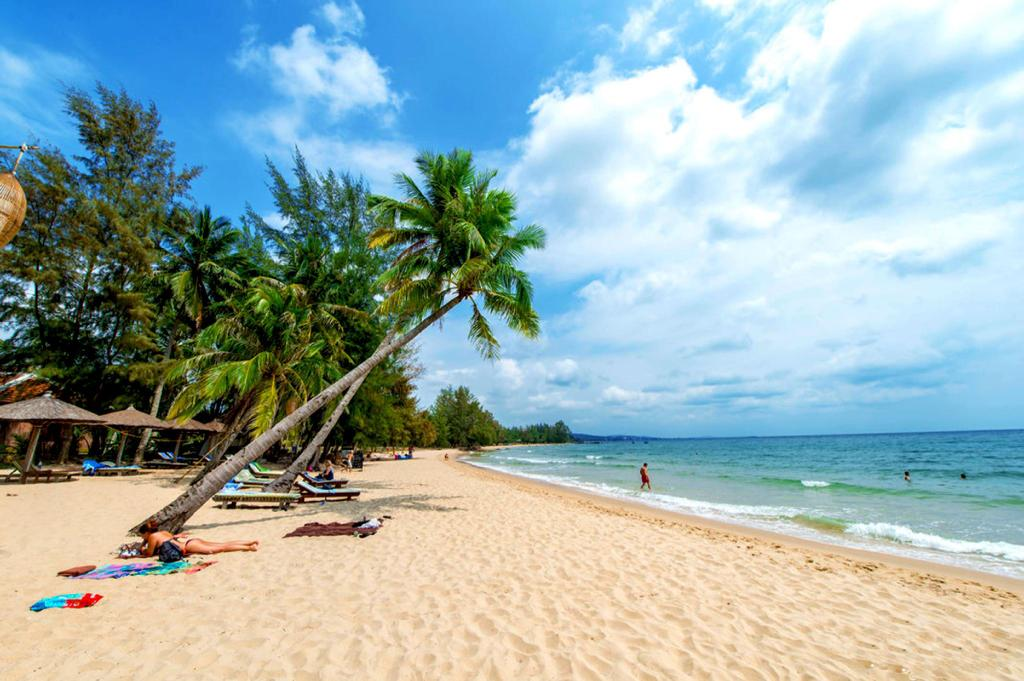
#> input picture VA/Redimensionarea imaginilor cu pastrarea continutului/data/beach.jpg, 1024 x 681 px
$ python -i resize_image.py   (imports and definitions only)
#> lines starting #> are read from the running program, lines starting #| are printed output that depends on the picture
#> further down, picture is the input picture: shape (681, 1024, 3); mean B, G, R 177.6, 175.9, 153.4
import sys
import cv2 as cv
import numpy as np
import copy

from parameters import *
from select_path import *

import pdb

def compute_energy(img):
    """
    calculeaza energia la fiecare pixel pe baza gradientului
    :param img: imaginea initiala
    :return:E - energia
    """
    # urmati urmatorii pasi:
    # 1. transformati imagine in grayscale
    # 2. folositi filtru sobel pentru a calcula gradientul in directia X si Y
    # 3. calculati magnitudinea pentru fiecare pixel al imaginii
    E = np.zeros((img.shape[0],img.shape[1]))

    img_gray = cv.cvtColor(img, cv.COLOR_BGR2GRAY)
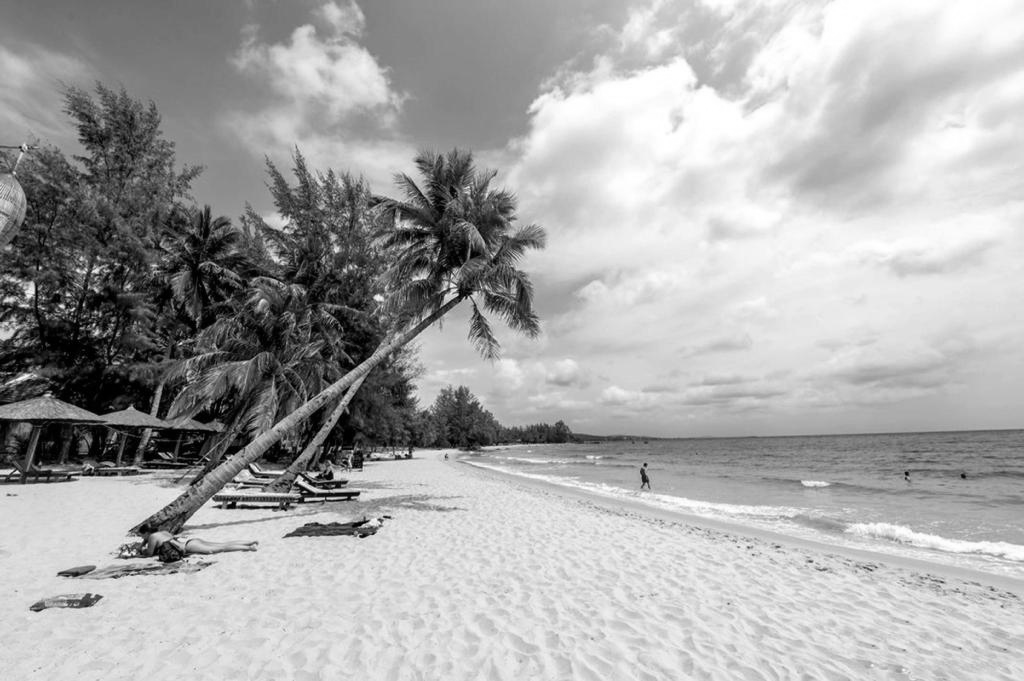
#> img_gray: shape (681, 1024); min 0, max 255, mean 169.4

    sobelx = cv.Sobel(img_gray, cv.CV_64F,1,0)
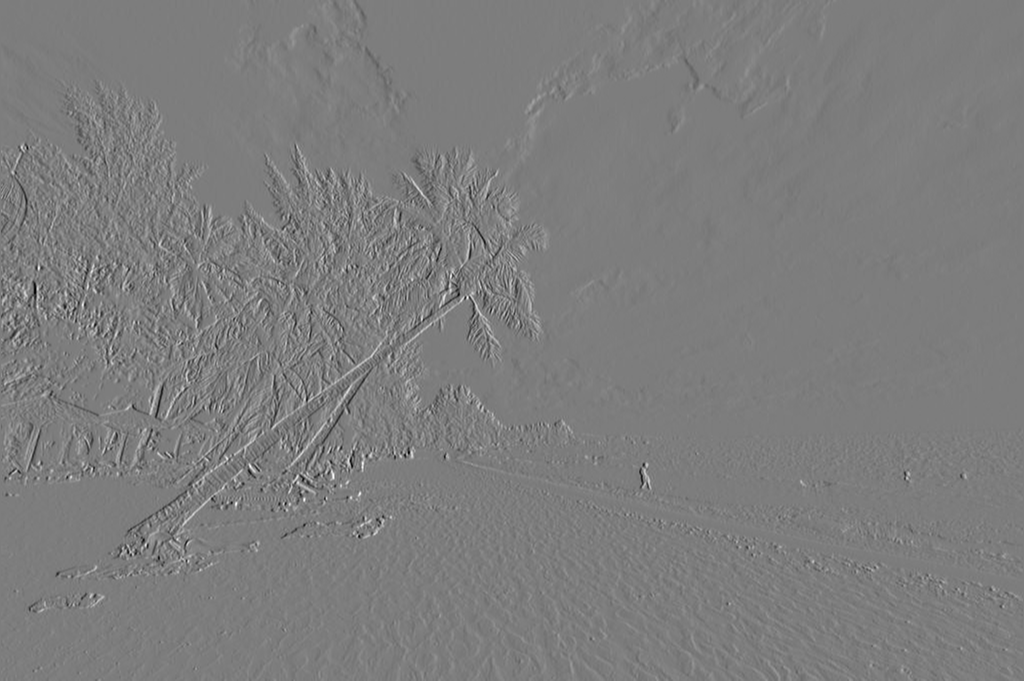
#> sobelx: shape (681, 1024) float64; min -715, max 740, mean 0.5; drawn with min black and max white
    sobely = cv.Sobel(img_gray, cv.CV_64F,0,1)
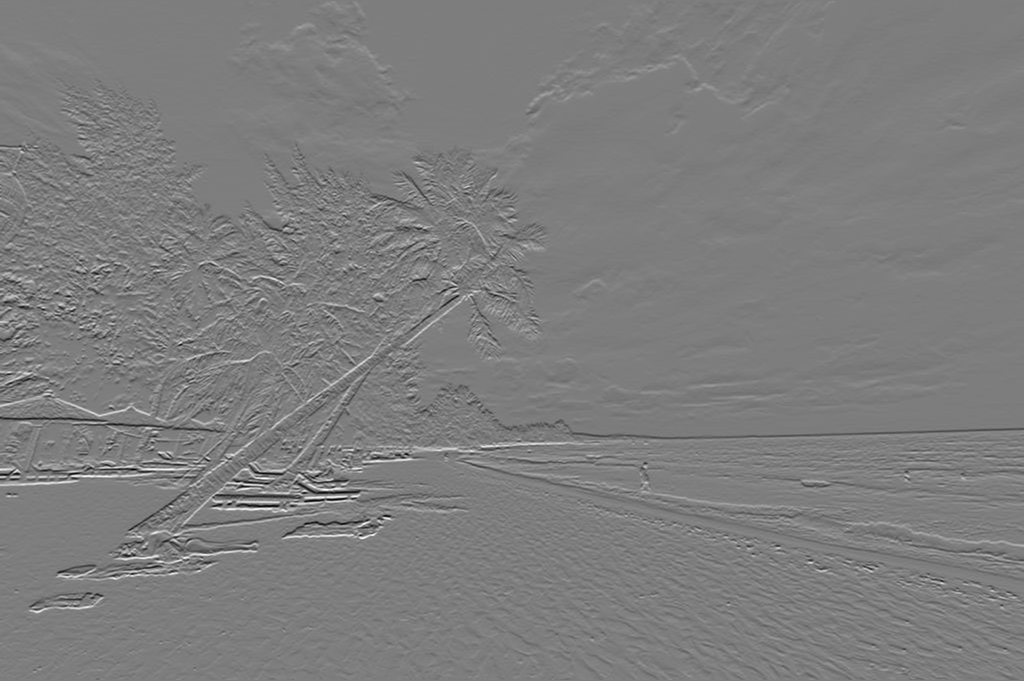
#> sobely: shape (681, 1024) float64; min -774, max 796, mean 0.4; drawn with min black and max white

    E = np.abs(sobelx) + np.abs(sobely)
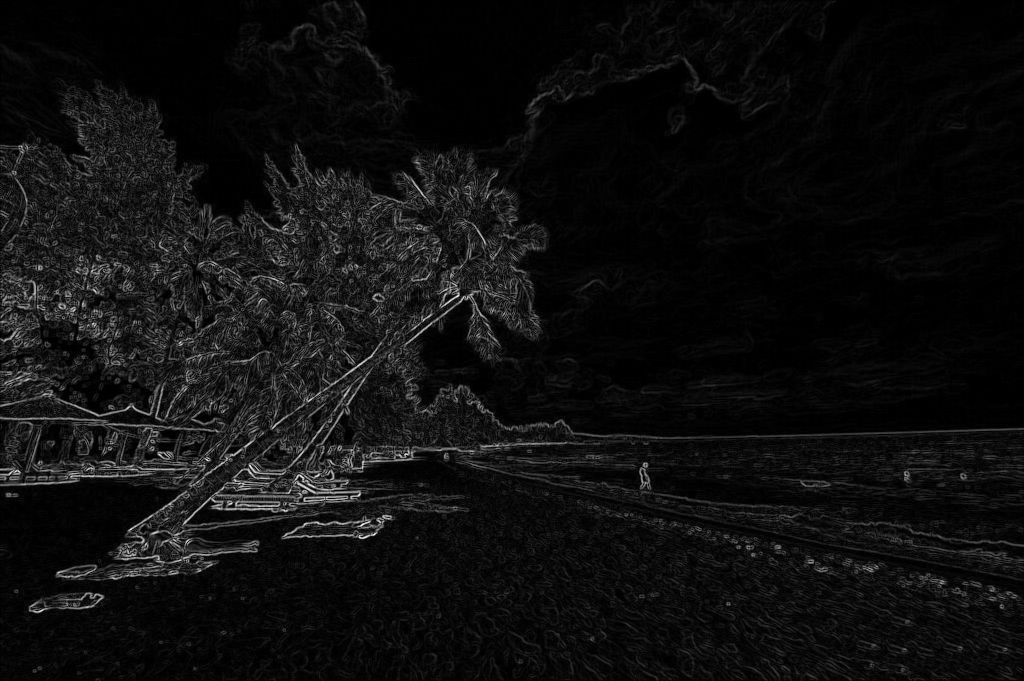
#> E: shape (681, 1024) float64; min 0, max 1102, mean 67.2; drawn with min black and max white

    return E

# [147 lines left out: functions show_path, delete_path, decrease_width, decrease_height, amplify_content, delete_object and 1 more, not called in this run]

>>> import cv2
>>> picture = cv2.imread('../data/beach.jpg')
>>> result = compute_energy(picture)

$ run again, on VA/Redimensionarea imaginilor cu pastrarea continutului/data/lac.jpg
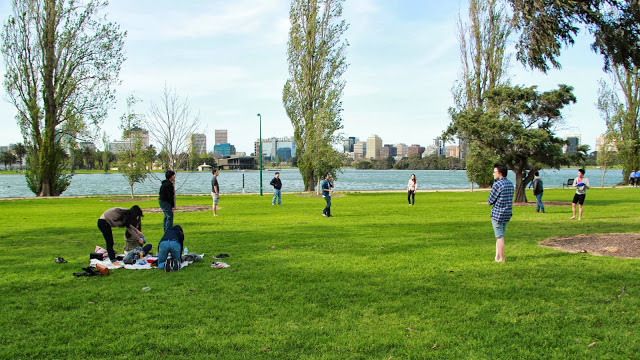
#> input picture VA/Redimensionarea imaginilor cu pastrarea continutului/data/lac.jpg, 640 x 360 px
#> picture is the input picture: shape (360, 640, 3); mean B, G, R 108.5, 155.5, 133.1
#> in compute_energy, `sobely = cv.Sobel(img_gray, cv.CV_64F,0,1)`:
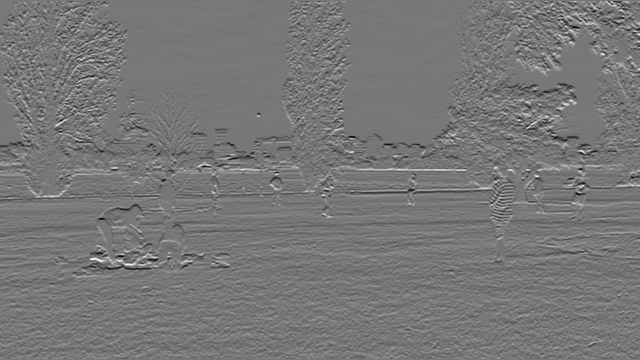
#> sobely: shape (360, 640) float64; min -829, max 934, mean -2.1; drawn with min black and max white
#> in compute_energy, `E = np.abs(sobelx) + np.abs(sobely)`:
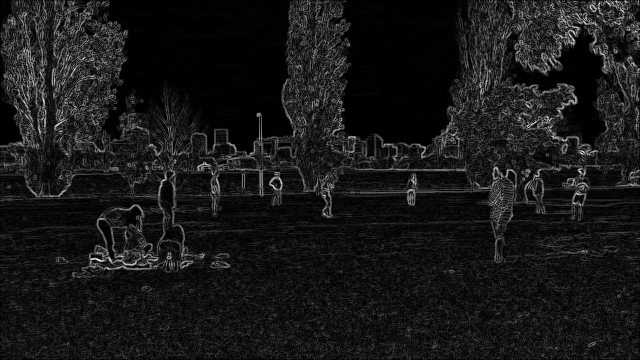
#> E: shape (360, 640) float64; min 0, max 1302, mean 125.4; drawn with min black and max white
